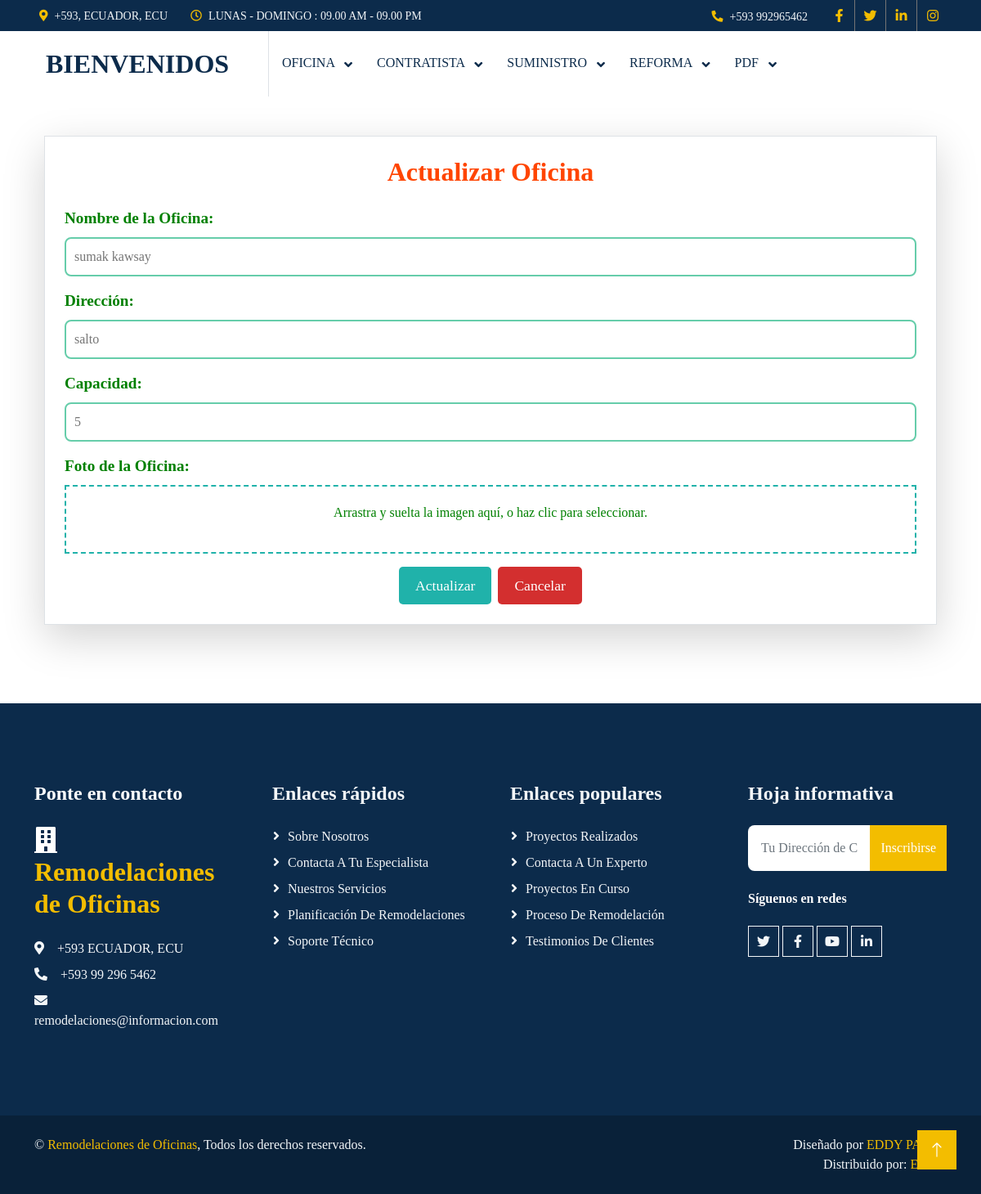
The page /editaroficina/3 on the database its author committed.
### aplicacion/ofisina/models.py (models this page shows, shortened)
class Oficina(models.Model):
    nombre = models.CharField(max_length=255)
    direccion = models.TextField()
    capacidad = models.IntegerField()
    foto = models.ImageField(
        upload_to='oficinas_fotos/',
        null=True,
        blank=True
    )

### aplicacion/ofisina/views.py (the view)
# urls.py: path('editaroficina/<oficina_id>', views.editaroficina),  # Editar abogado
def editaroficina(request, oficina_id):
    oficinaEditar = Oficina.objects.get(id=oficina_id)
    return render(request, 'editaroficina.html', {'oficina': oficinaEditar})

### aplicacion/ofisina/templates/editaroficina.html (shortened to what this page needs)
{% extends "./plantilla.html" %}
{% block contenido %}
<div class="container mt-5">
    <div class="border p-4 rounded-3 shadow-lg">
        <h3 class="mb-4 text-center">Actualizar Oficina</h3>
        <form action="/procesarEdicionoficina/" id="frm_editar_oficina" method="post" enctype="multipart/form-data">
            <div class="mb-3">
                <label for="nombre" class="form-label">Nombre de la Oficina:</label>
                <input type="text" name="nombre" id="nombre" class="form-control" value="{{ oficina.nombre }}" required maxlength="100">
            </div>
            <div class="mb-3">
                <label for="direccion" class="form-label">Dirección:</label>
                <input type="text" name="direccion" id="direccion" class="form-control" value="{{ oficina.direccion }}" required maxlength="255">
            </div>
            <div class="mb-3">
                <label for="capacidad" class="form-label">Capacidad:</label>
                <input type="number" name="capacidad" id="capacidad" class="form-control" value="{{ oficina.capacidad }}" required min="1">
            </div>
            <div class="mb-3">
                <label for="foto" class="form-label">Foto de la Oficina:</label>
                <div id="file-dropzone" class="dropzone">
                    <p>Arrastra y suelta la imagen aquí, o haz clic para seleccionar.</p>
                </div>
            </div>
            <div class="d-flex justify-content-center">
                <button type="submit" class="btn btn-warning me-2">Actualizar</button>
                <a href="/listaoficina/" class="btn btn-danger">Cancelar</a>
            </div>
        </form>
    </div>
</div>
{% endblock %}

### deber/static/plantilla/css/style.css (style rules this page uses)
:root { --primary: #F3BD00; --secondary: #757575; --light: #F3F6F8; --dark: #0C2B4B; }
.btn { font-weight: 500; transition: .5s; }

### aplicacion/ofisina/templates/editaroficina.html (style rules this page uses)
body { font-family: 'Georgia', serif; color: #008000; }
.form-label { font-weight: bold; font-size: 1.2em; color: #008000; }
.form-control { border: 2px solid #66cdaa; border-radius: 8px; padding: 10px; font-size: 1em; }
.btn-warning { background-color: #20b2aa; border: none; font-size: 1.1em; padding: 10px 20px; border-radius: 5px; color: #fff; }
.btn-danger { background-color: #d32f2f; border: none; font-size: 1.1em; padding: 10px 20px; border-radius: 5px; color: #fff; }
h3 { font-family: 'Georgia', serif; color: #ff4500; font-size: 2em; font-weight: bold; margin-bottom: 20px; }
.border { background-color: #ffffff; border-color: #66cdaa; box-shadow: 0px 4px 8px rgba(0, 0, 0, 0.1); }
.dropzone { border: 2px dashed #20b2aa; padding: 20px; text-align: center; cursor: pointer; color: #008000; }

### rows shown on the page
Oficina: nombre "sumak kawsay", direccion "salto", capacidad "5"
